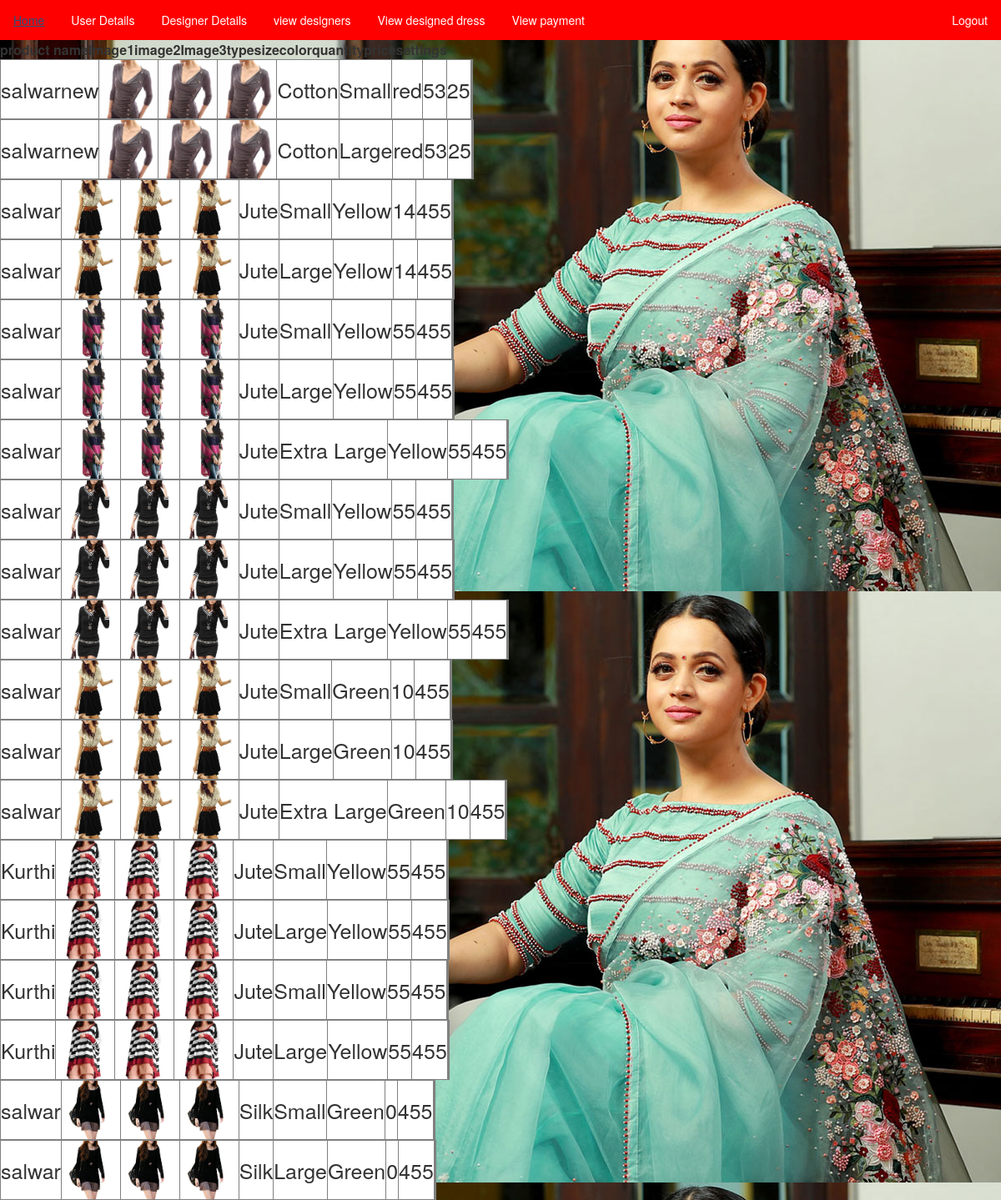
Page /designddrev.php on the committed database.
### tables this page shows
CREATE TABLE `addsize` (
  `ads_id` int(11) NOT NULL,
  `read_id` int(11) NOT NULL,
  `size_id` int(11) NOT NULL
);

CREATE TABLE `designed` (
  `read_id` int(11) NOT NULL,
  `type_id` int(11) NOT NULL,
  `did` int(11) NOT NULL,
  `im_id` int(11) NOT NULL,
  `color_id` int(11) NOT NULL,
  `m_name` varchar(50) NOT NULL,
  `quantity` varchar(50) NOT NULL,
  `price` varchar(20) NOT NULL,
  `status` int(11) NOT NULL
);

CREATE TABLE `image` (
  `im_id` int(11) NOT NULL,
  `image1` varchar(500) NOT NULL,
  `image2` varchar(500) NOT NULL,
  `image3` varchar(500) NOT NULL,
  `status` int(11) NOT NULL
);

CREATE TABLE `type` (
  `type_id` int(11) NOT NULL,
  `type` varchar(20) NOT NULL
);

CREATE TABLE `size` (
  `size_id` int(11) NOT NULL,
  `size` varchar(20) NOT NULL
);

CREATE TABLE `color` (
  `color_id` int(11) NOT NULL,
  `color` varchar(20) NOT NULL
);

### designddrev.php (the view, shortened to what this page needs)
<html>
<head>
<link rel="stylesheet" href="https://maxcdn.bootstrapcdn.com/bootstrap/3.4.0/css/bootstrap.min.css">
</head>
<body background="themes/images/ladies/mm.jpeg">
</head>
<body>
<ul>
  <li><a href="adminhome.php">Home</a></li>
  <li><a href="userdetails.php">User Details</a></li>
  <li class="dropdown">
    <a href="desigr_details.php" class="dropbtn">Designer Details</a>
 <li class="dropdown">
    <a href="view.php" class="dropbtn">view designers</a>
  <li class="dropdown">
    <a href="designddrev.php" class="dropbtn">View designed dress</a>
 <li class="dropdown">
    <a href="gallery.php" class="dropbtn">View payment</a>
 <li style="float:right"><a class="active" href="logout.php">Logout</a></li>
  </li>
</ul>
</body>
</html>
<?php
require 'connect.php';
 $qry5="SELECT de.read_id,de.m_name,de.quantity,de.price,i.image1,i.image2,i.image3,ad.ads_id,s.size_id,s.size,c.color,t.type FROM addsize as ad ,size as s,color as c,type as t,image as i,designed as de where  de.color_id=c.color_id and de.type_id=t.type_id and de.im_id=i.im_id and de.read_id=ad.read_id and ad.size_id=s.size_id";
     $ab4 = mysqli_query($conn, $qry5);
?>
                            <table >
                                <tr>
                                    <th scope="col">product name</th>
                                    <th scope="col">Image1</th>
                                    <th scope="col">image2</th>
                                    <th scope="col">Image3</th>
                                    <th scope="col">type</th>
                                    <th scope="col">size</th>
                                    <th scope="col">color</th>
                                    <th scope="col">quantity</th>
                                    <th scope="col">price</th>
                                      <th scope="col">settings</th>
                                </tr>
                                <tr>
                                  <?php
        while ($rest1=mysqli_fetch_array($ab4))
	 {
          ?>
 <form action="#" method="post">
   <table border="1" class="color">
   <tr>
      <tr>
          <td><center><?php echo $rest1['m_name'];?></center></td>
 <td><img src="/designershop/designer/images/uploads/<?php echo $rest1['image1'];?>" width="70" height="70"/></td>
 <td><img src="/designershop/designer/images/uploads/<?php echo $rest1['image2'];?>" width="70" height="70"/></td>
 <td><img src="/designershop/designer/images/uploads/<?php echo $rest1['image3'];?>" width="70" height="70" /></td>
<td><center><?php echo $rest1['type'];?></center></td>
         <td><center><?php echo $rest1['size'];?></center></td>
         <td><center><?php echo $rest1['color'];?></center></td>
        <td><center><?php echo $rest1['quantity'];?></center></td>
         <td><center><?php echo $rest1['price'];?></center></td>
</table>
      </tr>
 <?php
}
                                                 ?>

### designddrev.php (style rules this page uses)
.color { font-size: 25px; background-color: white; }
ul { list-style-type: none; margin: 0; padding: 0; overflow: hidden; background-color: red; }
li { float: left; }
li a, .dropbtn { display: inline-block; color: white; text-align: center; padding: 14px 16px; text-decoration: none; }
li.dropdown { display: inline-block; }

### rows in the picture
addsize: read.m_name "salwarnew", image.image1 (picture), image.image2 (picture), image.image3 (picture), type.type "Cotton", size.size "Small", color.color "red", read.quantity "53", read.price "25"
addsize: read.m_name "salwarnew", image.image1 (picture), image.image2 (picture), image.image3 (picture), type.type "Cotton", size.size "Large", color.color "red", read.quantity "53", read.price "25"
addsize: read.m_name "salwar", image.image1 (picture), image.image2 (picture), image.image3 (picture), type.type "Jute", size.size "Small", color.color "Yellow", read.quantity "14", read.price "455"
addsize: read.m_name "salwar", image.image1 (picture), image.image2 (picture), image.image3 (picture), type.type "Jute", size.size "Large", color.color "Yellow", read.quantity "14", read.price "455"
addsize: read.m_name "salwar", image.image1 (picture), image.image2 (picture), image.image3 (picture), type.type "Jute", size.size "Small", color.color "Yellow", read.quantity "55", read.price "455"
addsize: read.m_name "salwar", image.image1 (picture), image.image2 (picture), image.image3 (picture), type.type "Jute", size.size "Large", color.color "Yellow", read.quantity "55", read.price "455"
addsize: read.m_name "salwar", image.image1 (picture), image.image2 (picture), image.image3 (picture), type.type "Jute", size.size "Extra Large", color.color "Yellow", read.quantity "55", read.price "455"
addsize: read.m_name "salwar", image.image1 (picture), image.image2 (picture), image.image3 (picture), type.type "Jute", size.size "Small", color.color "Yellow", read.quantity "55", read.price "455"
addsize: read.m_name "salwar", image.image1 (picture), image.image2 (picture), image.image3 (picture), type.type "Jute", size.size "Large", color.color "Yellow", read.quantity "55", read.price "455"
addsize: read.m_name "salwar", image.image1 (picture), image.image2 (picture), image.image3 (picture), type.type "Jute", size.size "Extra Large", color.color "Yellow", read.quantity "55", read.price "455"
addsize: read.m_name "salwar", image.image1 (picture), image.image2 (picture), image.image3 (picture), type.type "Jute", size.size "Small", color.color "Green", read.quantity "10", read.price "455"
addsize: read.m_name "salwar", image.image1 (picture), image.image2 (picture), image.image3 (picture), type.type "Jute", size.size "Large", color.color "Green", read.quantity "10", read.price "455"
addsize: read.m_name "salwar", image.image1 (picture), image.image2 (picture), image.image3 (picture), type.type "Jute", size.size "Extra Large", color.color "Green", read.quantity "10", read.price "455"
addsize: read.m_name "Kurthi", image.image1 (picture), image.image2 (picture), image.image3 (picture), type.type "Jute", size.size "Small", color.color "Yellow", read.quantity "55", read.price "455"
addsize: read.m_name "Kurthi", image.image1 (picture), image.image2 (picture), image.image3 (picture), type.type "Jute", size.size "Large", color.color "Yellow", read.quantity "55", read.price "455"
addsize: read.m_name "Kurthi", image.image1 (picture), image.image2 (picture), image.image3 (picture), type.type "Jute", size.size "Small", color.color "Yellow", read.quantity "55", read.price "455"
addsize: read.m_name "Kurthi", image.image1 (picture), image.image2 (picture), image.image3 (picture), type.type "Jute", size.size "Large", color.color "Yellow", read.quantity "55", read.price "455"
addsize: read.m_name "salwar", image.image1 (picture), image.image2 (picture), image.image3 (picture), type.type "Silk", size.size "Small", color.color "Green", read.quantity "0", read.price "455"
addsize: read.m_name "salwar", image.image1 (picture), image.image2 (picture), image.image3 (picture), type.type "Silk", size.size "Large", color.color "Green", read.quantity "0", read.price "455"
